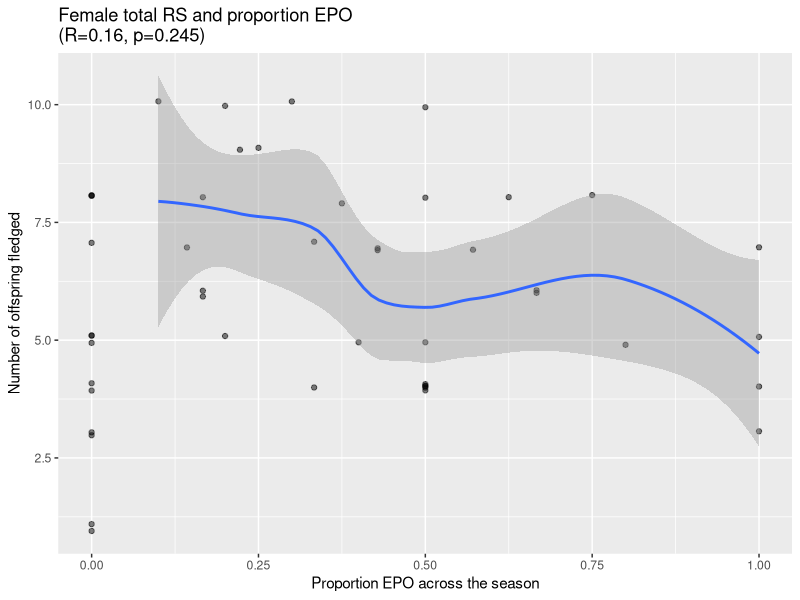
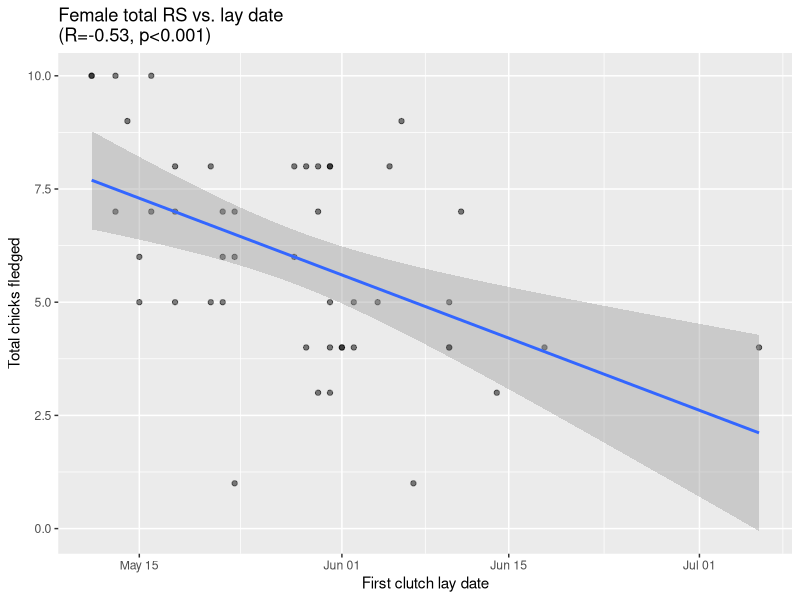
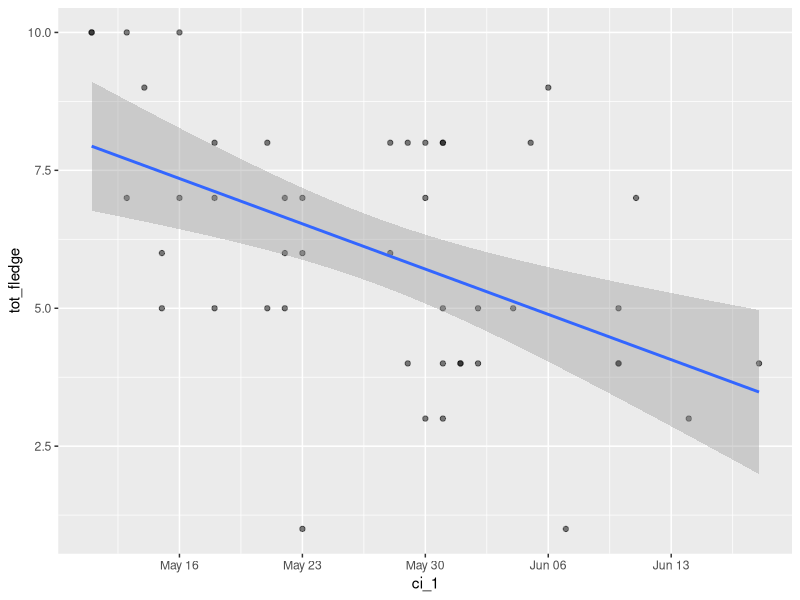
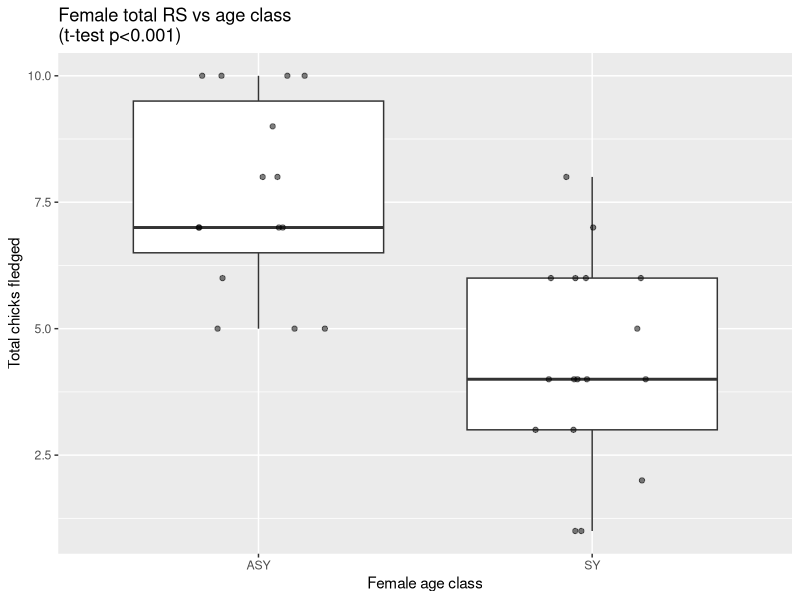
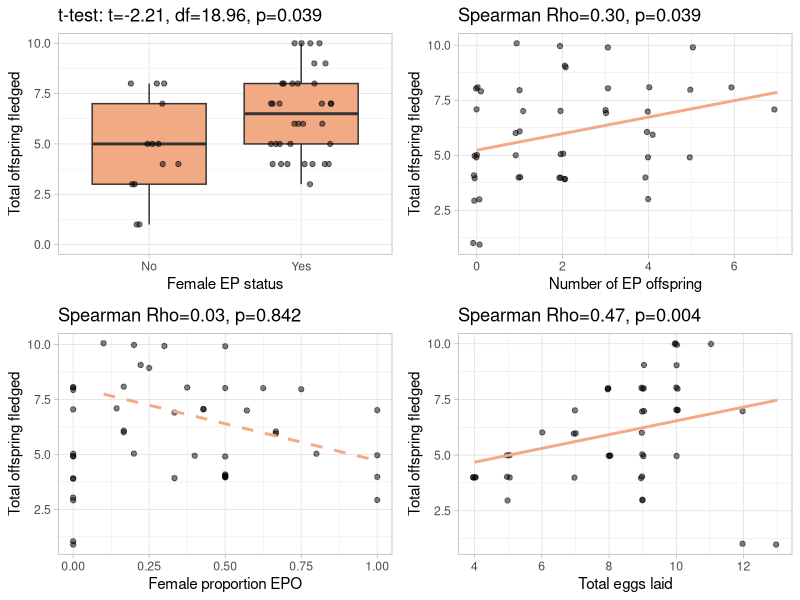
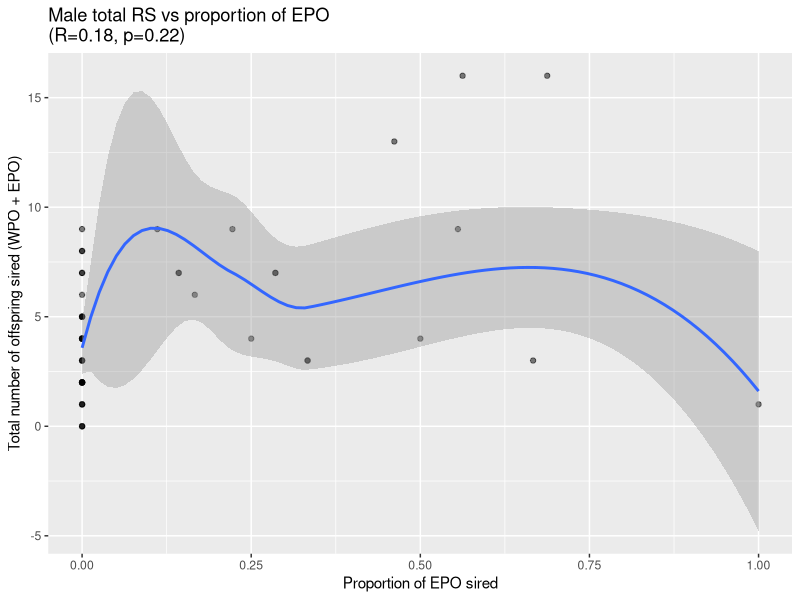
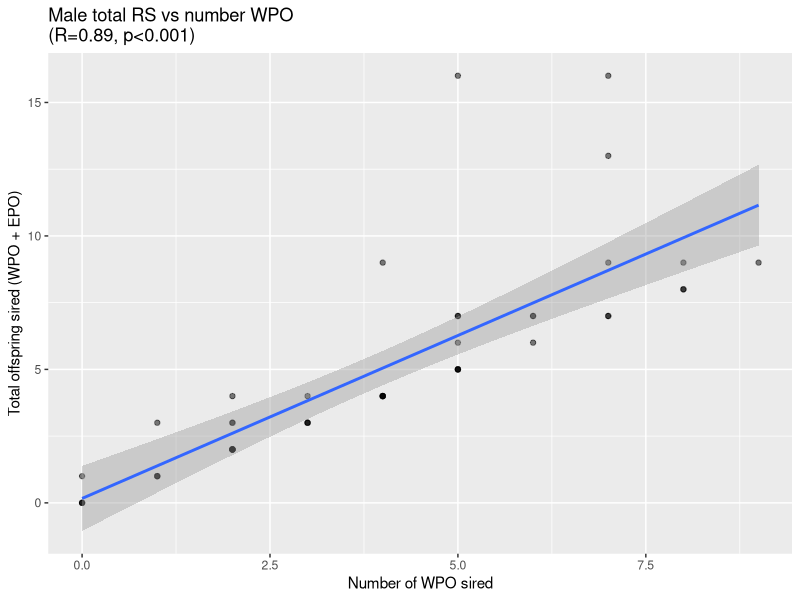
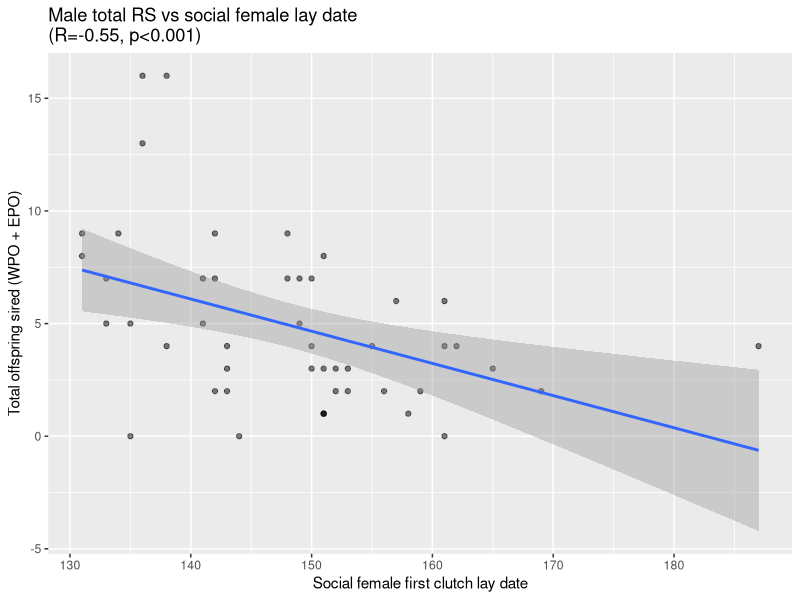

Source code (R) for these figures, in order:

################################################################################
# Exploratory figures for female seasonal reproductive success
# Heather Kenny-Duddela
# Aug 20, 2024
################################################################################

# load data
fem <- read.csv("input-files/female_season_table_2025-03-13.csv")

male <- read.csv("input-files/male_season_table_2025-03-13.csv")

### libraries
library(tidyverse) # ggplot2, dplyr, lubridate
library(ggpubr) # for arranging multiple plots in the same panel

# add julian date for ci
fem$ci_1 <- ymd(fem$ci_1)
fem$ci_1_julian <- yday(fem$ci_1)

male$socF_ci <- ymd(male$socF_ci)
male$socF_ci_julian <- yday(male$socF_ci)



################################################################################

fem$ep.yes.factor <- factor(fem$ep.yes, levels=c(0,1), labels=c("No","Yes"))

### Do females with EPP fledge more chicks? 
fem.epp.rs <- ggplot(fem, aes(x=ep.yes.factor, y=tot_fledge, group=ep.yes)) +
  geom_boxplot(fill="#F2AA84") +
  geom_point(alpha=0.5,
             position=position_jitter(width=0.2, height=0)) +
  xlab("Female EP status") +
  ylab("Total offspring fledged") +
  ggtitle("t-test: t=-2.21, df=18.96, p=0.039") +
  ylim(0,10) +
  theme_light()

# ggsave("output-files/female RS and binary EPP.png", w=4, h=6, scale=0.5)
  

t.test(tot_fledge ~ ep.yes, data=fem)
# Welch Two Sample t-test
# 
# data:  tot_fledge by ep.yes
# t = -2.2141, df = 18.958, p-value = 0.03928
# alternative hypothesis: true difference in means between group 0 and group 1 is not equal to 0
# 95 percent confidence interval:
#   -3.30994821 -0.09276673
# sample estimates:
#   mean in group 0 mean in group 1 
# 4.769231        6.470588 

cor.test(fem$tot_fledge, fem$ep.yes, method="spearman")
# Spearman's rank correlation rho
# 
# data:  fem$tot_fledge and fem$ep.yes
# S = 12207, p-value = 0.04471
# alternative hypothesis: true rho is not equal to 0
# sample estimates:
#       rho 
# 0.2942075 


### Do females with higher proportion EPO fledge more chicks? 
fem.prop.rs <- ggplot(fem, aes(x=season.prop.ep, y=tot_fledge, group=ep.yes)) +
  geom_point(alpha=0.5, 
             position=position_jitter(width=0.0, height=0.1)) +
  xlab("Female proportion EPO") +
  ylab("Total offspring fledged")+
  ggtitle("Spearman Rho=0.03, p=0.842") +
  geom_smooth(method=lm, se=F, linetype="dashed", color="#F2AA84")+
  theme_light() 

# ggsave("output-files/female rs and prop EPO.png", h=4, w=6.6, scale=0.5)

cor.test(fem$season.prop.ep, fem$tot_fledge, method="spearman")
# Spearman's rank correlation rho
# 
# data:  fem$season.prop.ep and fem$tot_fledge
# S = 16781, p-value = 0.8424
# alternative hypothesis: true rho is not equal to 0
# sample estimates:
#        rho 
# 0.02980223 

## check spline smooth
ggplot(fem, aes(x=season.prop.ep, y=tot_fledge, group=ep.yes)) +
  geom_point(alpha=0.5, 
             position=position_jitter(width=0.0, height=0.1)) +
  xlab("Proportion EPO across the season") +
  ylab("Number of offspring fledged") +
  ggtitle("Female total RS and proportion EPO\n(R=0.16, p=0.245)") +
  geom_smooth(method=loess)



### Do females with a higher number of EPO fledge more chicks? 
fem.num.rs <- ggplot(fem, aes(x=num.epo, y=tot_fledge)) +
  geom_point(alpha=0.5, position=position_jitter(h=0.1, w=0.1)) +
  geom_smooth(method=lm, se=F, color="#F2AA84") +
  ylab(NULL) +
  xlab("Number of EP offspring") +
  ylab("Total offspring fledged") +
  ggtitle("Spearman Rho=0.30, p=0.039") +
  theme_light()

# ggsave("output-files/female RS and number EPO.png", h=4, w=6.6, scale=0.5)

cor.test(fem$num.epo, fem$tot_fledge, method="spearman")
# Spearman's rank correlation rho
# 
# data:  fem$num.epo and fem$tot_fledge
# S = 12065, p-value = 0.03879
# alternative hypothesis: true rho is not equal to 0
# sample estimates:
#      rho 
# 0.302467 


### Do female who lay earlier fledge more chicks?

ggplot(fem, aes(x=ci_1, y=tot_fledge)) +
         geom_point(alpha=0.5) +
  geom_smooth(method=lm) +
  xlab("First clutch lay date") +
  ylab("Total chicks fledged") +
  ggtitle("Female total RS vs. lay date\n(R=-0.53, p<0.001)")

ggsave("output-files/female RS vs lay date.png")

cor.test(fem$ci_1_julian, fem$tot_fledge, method="spearman")
# Spearman's rank correlation rho
# 
# data:  fem$ci_1_julian and fem$tot_fledge
# S = 26436, p-value = 0.0001345
# alternative hypothesis: true rho is not equal to 0
# sample estimates:
#        rho 
# -0.5284522 

# check relationship with July dates removed
fem.early <- subset(fem, fem$ci_1_julian<187)

ggplot(fem.early, aes(x=ci_1, y=tot_fledge)) +
  geom_point(alpha=0.5) +
  geom_smooth(method=lm)


### do older females have more offspring? 

# subset known age females
fem.age <- subset(fem, fem$certainty!="low")

ggplot(fem.age, aes(x=age.class, y=tot.chick)) +
  geom_boxplot() +
  geom_point(alpha=0.5, 
             position=position_jitter(width=0.2, height=0)) +
  xlab("Female age class") +
  ylab("Total chicks fledged") +
  ggtitle("Female total RS vs age class\n(t-test p<0.001)")

ggsave("output-files/female RS vs age class.png")

t.test(tot.chick ~ age.class, data=fem.age)  
# Welch Two Sample t-test
# 
# data:  tot.chick by age.class
# t = 4.0067, df = 19.383, p-value = 0.0007296
# alternative hypothesis: true difference in means between group older and group young is not equal to 0
# 95 percent confidence interval:
#   1.614017 5.134646
# sample estimates:
#   mean in group older mean in group young 
# 7.727273            4.352941 


## Do females who lay more eggs fledge more offspring? 

fem.eggs.rs <- ggplot(fem, aes(x=tot_eggs, y=tot_fledge)) +
  geom_point(alpha=0.5, position=position_jitter(h=0.05, w=0.05)) +
  geom_smooth(method=lm, se=F, color="#F2AA84")+
  ylab("Total offspring fledged") +
  xlab("Total eggs laid") +
  ggtitle("Spearman Rho=0.47, p=0.004") +
  theme_light()

# ggsave("output-files/female RS and fecundity.png", h=6, w=8, scale=0.5)

cor.test(fem$tot_eggs, fem$tot_fledge, method="spearman")
# Spearman's rank correlation rho
# 
# data:  fem$tot_eggs and fem$tot_fledge
# S = 10225, p-value = 0.004326
# alternative hypothesis: true rho is not equal to 0
# sample estimates:
#       rho 
# 0.4088508

ggarrange(fem.epp.rs, fem.num.rs, fem.prop.rs, fem.eggs.rs, 
          nrow=2, ncol=2)

## Do females who have more mates fledge more offspring?
fem.mates.rs <- ggplot(fem, aes(x=num.tot.mates, y=tot_fledge)) +
  geom_point(alpha=0.5, position=position_jitter(h=0.05, w=0.05))+
  geom_smooth(method=lm, se=F, color="#F2AA84")+
  ylab("Total offspring fledged") +
  xlab("Total genetic sires") +
  ggtitle("Spearman Rho=0.39, p=0.007") +
  theme_light()

cor.test(fem$num.tot.mates, fem$tot_fledge, method="spearman")
# Spearman's rank correlation rho
# 
# data:  fem$num.tot.mates and fem$tot_fledge
# S = 10636, p-value = 0.007523
# alternative hypothesis: true rho is not equal to 0
# sample estimates:
#       rho 
# 0.3850706 


##################################################################################
# Exploratory figs for male RS

# Note that for males, we estimate RS based on the sampled chicks only, not 
# on the number that actually fledged. 

male$ep.yes.factor <- factor(male$ep.yes, levels=c(0,1), labels=c("No","Yes"))

### Do males with EP sire more chicks overall? 
male.ep.rs <- ggplot(male, aes(x=ep.yes.factor, y=tot.chick)) +
  geom_boxplot(fill="#0033CC") + ylim(0,16) +
  geom_point(alpha=0.5,
             position=position_jitter(width=0.2, height=0))+
  xlab("Male EP status (outside social nest)") +
  ylab("Total offspring sired\n(EPO + WPO)") +
  ggtitle("t-test: t=-3.20, df=21.65, p=0.004")+
  theme_light()

# ggsave("output-files/male RS vs binary epp.png", w=4, h=6, scale=0.5)

t.test(tot.chick ~ ep.yes, data=male)
# Welch Two Sample t-test
# 
# data:  tot.chick by ep.yes
# t = -3.2047, df = 21.647, p-value = 0.004144
# alternative hypothesis: true difference in means between group 0 and group 1 is not equal to 0
# 95 percent confidence interval:
#   -6.118842 -1.308103
# sample estimates:
#   mean in group 0 mean in group 1 
# 3.580645        7.294118 


### Do males with more EPO sire more chicks overall? 
male.num.rs <- ggplot(male, aes(x=ep.chick, y=tot.chick)) +
  geom_point(alpha=0.5, 
             position=position_jitter(h=0.1, w=0.1)) +
  geom_smooth(method=lm, se=F, color="#0033CC") +
  xlab("Number of EPO sired") +
  ylab("Total offspring sired\n(WPO + EPO)") +
  ggtitle("Spearman Rho=0.50, p<0.001") +
  theme_light()

# ggsave("output-files/male RS vs number EPO.png", h=4, w=6.6, scale=0.5)

cor.test(male$ep.chick, male$tot.chick, method="spearman")
# Spearman's rank correlation rho
# 
# data:  male$ep.chick and male$tot.chick
# S = 9187.5, p-value = 0.0002837
# alternative hypothesis: true rho is not equal to 0
# sample estimates:
#       rho 
# 0.5013314 


### Do males who sire a higher proportion of EP offspring have higher RS?
male.prop.rs <- ggplot(male, aes(x=prop.sired.epo, y=tot.chick)) +
  geom_point(alpha=0.5, position=position_jitter(h=0.1, w=0)) +
  geom_smooth(method=lm, se=F, linetype="solid", color="#0033CC") +
  xlab("Proportion of total sired that are EPO") +
  ylab("Total offspring sired\n(WPO + EPO)") +
  ggtitle("Spearman Rho=0.39, p=0.005") +
  theme_light()

# ggsave("output-files/male RS vs prop epo sired.png", h=4, w=6.6, scale=0.5)

cor.test(male$prop.sired.epo, male$tot.chick, method="spearman")
# Spearman's rank correlation rho
# 
# data:  male$prop.sired.epo and male$tot.chick
# S = 11169, p-value = 0.005624
# alternative hypothesis: true rho is not equal to 0
# sample estimates:
#       rho 
# 0.3937573 

## check spline smooth
ggplot(male, aes(x=prop.sired.epo, y=tot.chick)) +
  geom_point(alpha=0.5) +
  geom_smooth(method="loess") +
  xlab("Proportion of EPO sired") +
  ylab("Total number of offspring sired (WPO + EPO)") +
  ggtitle("Male total RS vs proportion of EPO\n(R=0.18, p=0.22)")

# check pattern of tot chick vs. WPO
male$wp.chick <- male$tot.chick - male$ep.chick

ggplot(male, aes(x=wp.chick, y=tot.chick)) +
  geom_point(alpha=0.5) +
  geom_smooth(method=lm) +
  xlab("Number of WPO sired") +
  ylab("Total offspring sired (WPO + EPO)")+
  ggtitle("Male total RS vs number WPO\n(R=0.89, p<0.001)")

# ggsave("output-files/male RS vs number WPO.png")

cor.test(male$wp.chick, male$tot.chick, method="spearman")
# Spearman's rank correlation rho
# 
# data:  male$wp.chick and male$tot.chick
# S = 1236.7, p-value < 2.2e-16
# alternative hypothesis: true rho is not equal to 0
# sample estimates:
#       rho 
# 0.9328739 


### Do males whose social mates lay earlier have higher RS?
ggplot(male, aes(x=ci_julian, y=tot.chick)) +
  geom_point(alpha=0.5) +
  geom_smooth(method=lm)+
  xlab("Social female first clutch lay date") +
  ylab("Total offspring sired (WPO + EPO)") +
  ggtitle("Male total RS vs social female lay date\n(R=-0.55, p<0.001)")

ggsave("output-files/male RS vs socF lay date.png")

cor.test(male$socF_ci_julian, male$tot.chick, method="spearman")
# Spearman's rank correlation rho
# 
# data:  male$socF_ci_julian and male$tot.chick
# S = 27485, p-value = 0.0003853
# alternative hypothesis: true rho is not equal to 0
# sample estimates:
#        rho 
# -0.4917913 




### Do older males sire more offspring? 

# subset known age males
male.age <- subset(male, male$certainty!="low")

ggplot(male.age, aes(x=age.class, y=tot.chick)) +
  geom_boxplot() + ylim(0,16) +
  geom_point(alpha=0.5, 
             position=position_jitter(width=0.1, height=0)) +
  xlab("Male age class") +
  ylab("Total offspring sired (WPO + EPO)") +
  ggtitle("Male total RS vs age class for known age males\n(t-test p=0.009)")

ggsave("output-files/male RS vs age class.png")

t.test(tot.chick ~ age.class, data=male.age)
# Welch Two Sample t-test
# 
# data:  tot.chick by age.class
# t = 4.1437, df = 22.148, p-value = 0.0004199
# alternative hypothesis: true difference in means between group ASY and group SY is not equal to 0
# 95 percent confidence interval:
#   2.363293 7.095530
# sample estimates:
#   mean in group ASY  mean in group SY 
# 7.529412          2.800000 

##  Do males with more mates sire more offspring? 
male.mates.rs <- ggplot(male, aes(x=num.tot.mates, y=tot.chick)) +
  geom_point(alpha=0.5, position=position_jitter(h=0.1, w=0.1)) +
  geom_smooth(method=lm, se=F, linetype="solid", color="#0033CC") +
  xlab("Total genetic dams") +
  ylab("Total offspring sired\n(WPO + EPO)") +
  scale_x_continuous(breaks=c(1,2,3,4,5,6)) +
  ggtitle("Spearman Rho=0.63, p<0.001") +
  theme_light()

cor.test(male$num.tot.mates, male$tot.chick, method="spearman")
# Spearman's rank correlation rho
# 
# data:  male$num.tot.mates and male$tot.chick
# S = 6748.2, p-value = 1.332e-06
# alternative hypothesis: true rho is not equal to 0
# sample estimates:
#       rho 
# 0.6337264 

# female and male RS in same panel ---------------------------------------------
#-------------------------------------------------------------------------------

ggarrange(fem.epp.rs, male.ep.rs, fem.num.rs, male.num.rs,
          fem.prop.rs, male.prop.rs, fem.mates.rs, male.mates.rs, fem.eggs.rs,
          nrow=5, ncol=2,
          labels=c("A","B","C","D","E","F","G","H","I"))

ggsave("output-files/RS patterns female and male combined_2025-10-07_bluetan.png", h=11, w=8)


